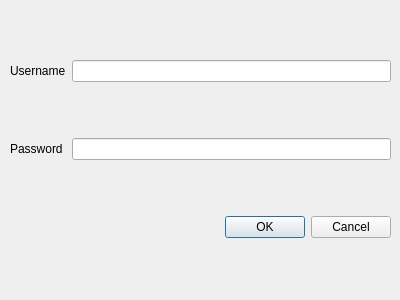
<?xml version="1.0" encoding="UTF-8"?>
<ui version="4.0">
 <class>UserLoginDialog</class>
 <widget class="QDialog" name="UserLoginDialog">
  <property name="geometry">
   <rect>
    <x>0</x>
    <y>0</y>
    <width>400</width>
    <height>300</height>
   </rect>
  </property>
  <property name="windowTitle">
   <string>QtSSB - User login</string>
  </property>
  <widget class="QWidget" name="gridLayoutWidget">
   <property name="geometry">
    <rect>
     <x>10</x>
     <y>10</y>
     <width>381</width>
     <height>281</height>
    </rect>
   </property>
   <layout class="QGridLayout" name="gridLayout">
    <item row="0" column="0">
     <widget class="QLabel" name="label">
      <property name="text">
       <string>Username</string>
      </property>
      <property name="alignment">
       <set>Qt::AlignLeading|Qt::AlignLeft|Qt::AlignVCenter</set>
      </property>
      <property name="margin">
       <number>15</number>
      </property>
     </widget>
    </item>
    <item row="1" column="0">
     <widget class="QLabel" name="label_2">
      <property name="text">
       <string>Password</string>
      </property>
      <property name="alignment">
       <set>Qt::AlignLeading|Qt::AlignLeft|Qt::AlignVCenter</set>
      </property>
      <property name="margin">
       <number>15</number>
      </property>
     </widget>
    </item>
    <item row="0" column="1">
     <widget class="QLineEdit" name="username">
      <property name="alignment">
       <set>Qt::AlignCenter</set>
      </property>
     </widget>
    </item>
    <item row="1" column="1">
     <widget class="QLineEdit" name="password">
      <property name="echoMode">
       <enum>QLineEdit::Password</enum>
      </property>
      <property name="alignment">
       <set>Qt::AlignCenter</set>
      </property>
     </widget>
    </item>
    <item row="2" column="0" colspan="2">
     <widget class="QDialogButtonBox" name="buttonBox">
      <property name="orientation">
       <enum>Qt::Horizontal</enum>
      </property>
      <property name="standardButtons">
       <set>QDialogButtonBox::Cancel|QDialogButtonBox::Ok</set>
      </property>
     </widget>
    </item>
   </layout>
  </widget>
 </widget>
 <resources/>
 <connections>
  <connection>
   <sender>buttonBox</sender>
   <signal>accepted()</signal>
   <receiver>UserLoginDialog</receiver>
   <slot>accept()</slot>
   <hints>
    <hint type="sourcelabel">
     <x>248</x>
     <y>254</y>
    </hint>
    <hint type="destinationlabel">
     <x>157</x>
     <y>274</y>
    </hint>
   </hints>
  </connection>
  <connection>
   <sender>buttonBox</sender>
   <signal>rejected()</signal>
   <receiver>UserLoginDialog</receiver>
   <slot>reject()</slot>
   <hints>
    <hint type="sourcelabel">
     <x>316</x>
     <y>260</y>
    </hint>
    <hint type="destinationlabel">
     <x>286</x>
     <y>274</y>
    </hint>
   </hints>
  </connection>
 </connections>
</ui>
